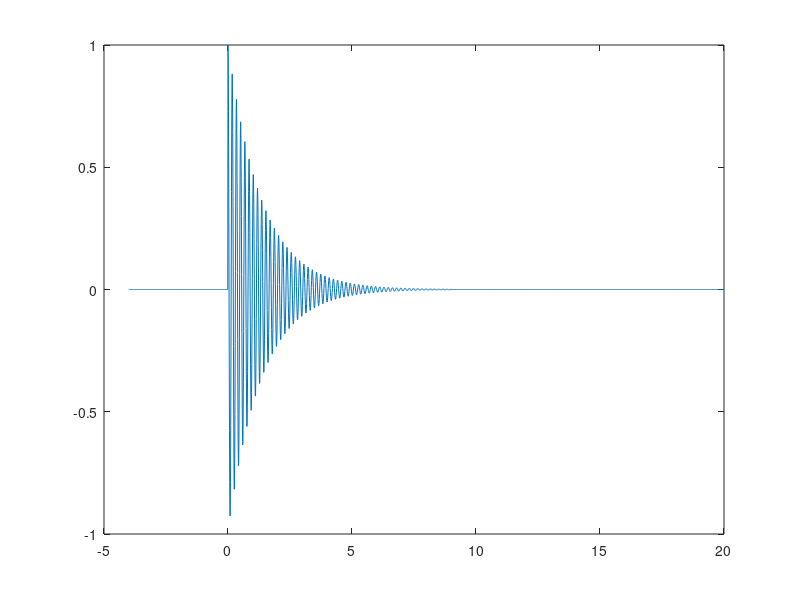

Write MATLAB code to recreate this figure. (Note: this script raises an error after producing the figure.)
ti = -10;
tf = 20;
ti = -4;
tf = 20;
t1 = 0;
t2 = 9;
dt = 0.01;

masse_ajoutee = 0.2;

fex = 4; % frequence d'excitation
fp = 6; % frequence propre
zeta = 0.02; % coefficient d'amortissement
fpc = fp * (sqrt(1-zeta^2) + 1i*zeta);

Aex = [-0.5, 1 * exp(2i*pi*0.1), 0.2 * exp(2i*pi*0.7), 0.1 * exp(2i*pi*0.75)];
Ap1 = 0.8 * exp(2i*pi*0.9);
Ap2 = 1.2 * exp(2i*pi*0.5);
Aex = [0, 1 * exp(2i*pi*0.1), 0, 0];
Aex = [0, 0, 0, 0];
Ap1 = 1;
Ap2 = 0;

%%

t = ti:dt:tf;
x = Aex * exp(2i*pi*fex*[0;1;2;3]*(t-t1)) .* (t>=t1 & t<=t2);
x = x + Ap1 * exp(2i*pi*fpc/sqrt(1+masse_ajoutee^2)*(t-t1)) .* (t>=t1 & t<=t2);
x = x + Ap2 * exp(2i*pi*fpc*(t-t2)) .* (t>=t2);
x = real(x);

% x = sin(2*pi*4*t + 2*pi*rand());
% x = x .* (t<3);

figure;
plt = plot(t, x);


%%

fmin = 3;
fmax = 13;
Q = 10;
MaxRidges = 1;

WaveletMenu('WaveletPlot', plt, 'fmin', fmin, 'fmax', fmax, 'Q', Q, 'MaxRidges', MaxRidges);
